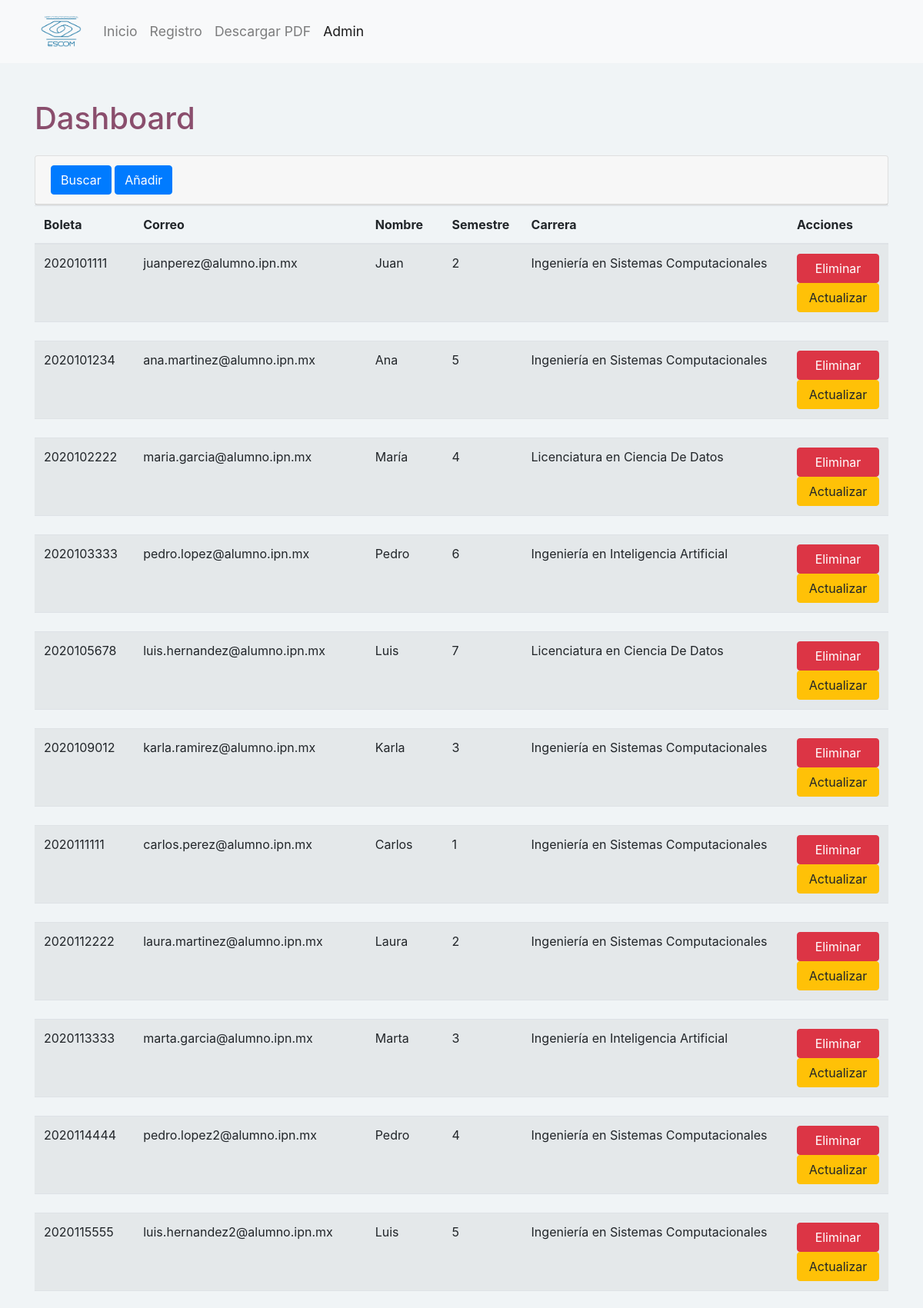
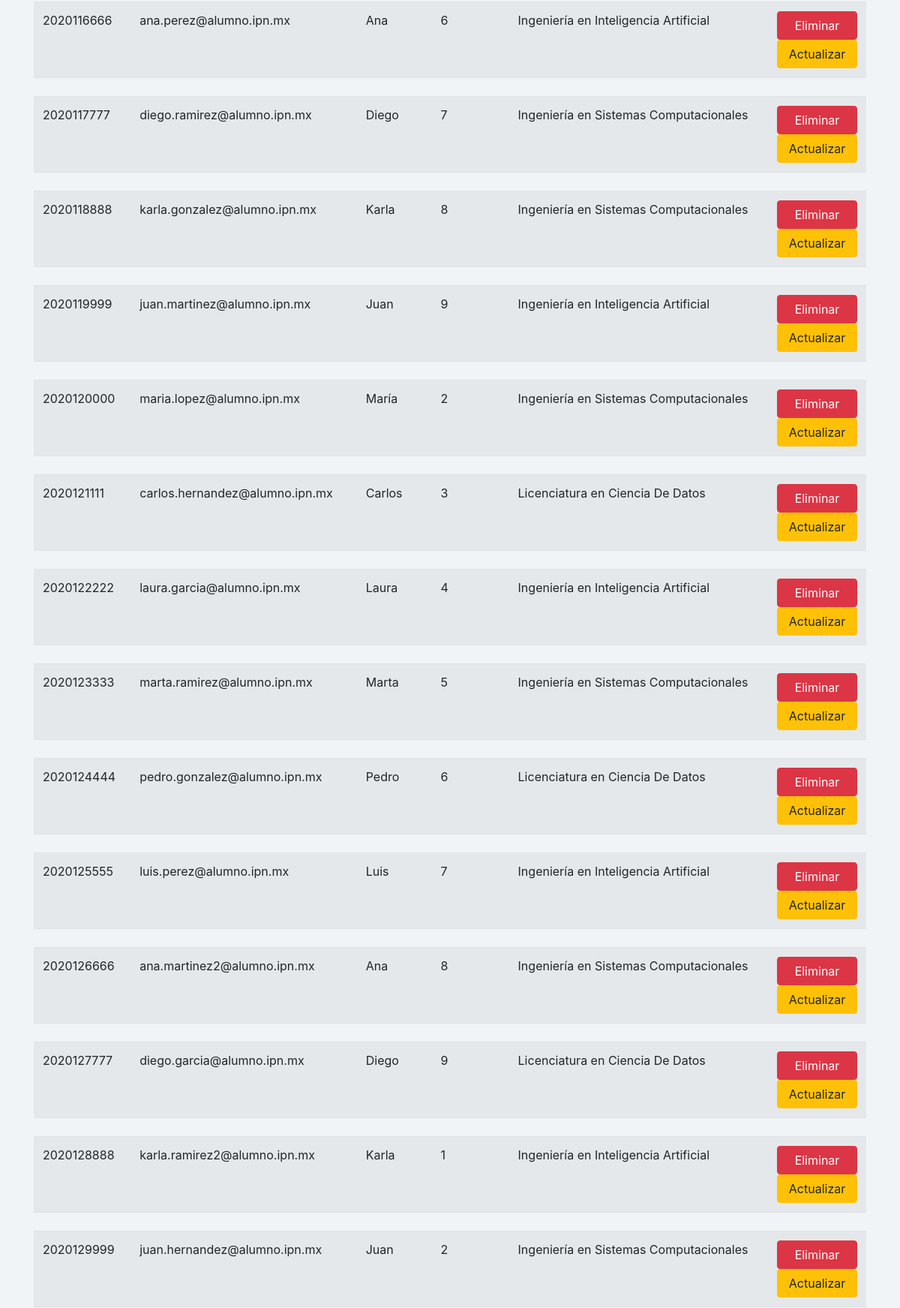
The page /audio/registrodatos_equipo3/php/admin.php (signed in, upper part) on the database its author committed (2 pictures, top to bottom).
### tables this page shows
CREATE TABLE `alumno` (
  `boleta` varchar(10) NOT NULL,
  `nombre` varchar(64) NOT NULL,
  `primerApe` varchar(64) NOT NULL,
  `segundoApe` varchar(64) DEFAULT NULL,
  `telefono` varchar(10) NOT NULL,
  `semestre` int(11) NOT NULL,
  `carrera` varchar(64) NOT NULL,
  `correo_electronico` varchar(64) NOT NULL,
  `contrasena` varchar(32) NOT NULL,
  `tutor_preferido` enum('hombre','mujer') NOT NULL
);

### audio/registrodatos_equipo3/php/admin.php (the view, shortened to what this page needs)
<?php
$host = "localhost";
$db   = "registro_tutorias";
$user = "root";
$pass = "";
$conexion = new mysqli($host, $user, $pass, $db);
$result = $conexion->query("SELECT * FROM alumno");
?>
<!DOCTYPE html>
<html>
<head>
    <link rel="stylesheet" href="../css/bootstrap.min.css">
    <link rel="stylesheet" href="../css/styles.css">
</head>
<body>
    <nav class="navbar navbar-expand-lg navbar-light bg-light">
        <a class="navbar-brand" href="https://www.escom.ipn.mx/" target="_blank">
            <img src="../resources/img/logo_escom.png" alt="ESCOM" height="30" class="d-inline-block align-top">
        </a>
        <div class="collapse navbar-collapse" id="navbarNav">
            <ul class="navbar-nav">
                <li class="nav-item">
                    <a class="nav-link" href="../index.html">Inicio</a>
                </li>
                <li class="nav-item">
                    <a class="nav-link" href="../registro.html">Registro</a>
                </li>
                <li class="nav-item">
                    <a class="nav-link" href="../sesion.html">Descargar PDF</a>
                </li>
                <li class="nav-item active">
                    <a class="nav-link" href="#">Admin</a>
                </li>
            </ul>
        </div>
    </nav>
    <div class="container mt-5">
        <h1 class="mb-4">Dashboard</h1>
        <div class="card">
            <div class="card-header">
                <button class="btn btn-primary" type="button" data-toggle="collapse" data-target="#searchForm" aria-expanded="false" aria-controls="searchForm">Buscar</button>
                <button class="btn btn-primary" type="button" data-toggle="collapse" data-target="#addForm" aria-expanded="false" aria-controls="addForm">Añadir</button>
            </div>
        </div>
        <div class="accordion">
            <div class="table-responsive">
            <table class="table table-striped">
                <thead>
                    <tr>
                        <th>Boleta</th>
                        <th class="d-none d-md-table-cell">Correo</th>
                        <th class="d-none d-lg-table-cell">Nombre</th>
                        <th class="d-none d-lg-table-cell">Semestre</th>
                        <th class="d-none d-xl-table-cell">Carrera</th>
                        <th class="d-none d-md-table-cell">Acciones</th>
                    </tr>
                </thead>
                <tbody>
                    <?php $i = 0; while($row = $result->fetch_assoc()): $i++; ?>
                        <tr>
                            <td><?php echo $row['boleta']; ?></td>
                            <td class="d-none d-md-table-cell"><?php echo $row['correo_electronico']; ?></td>
                            <td class="d-none d-lg-table-cell"><?php echo $row['nombre']; ?></td>
                            <td class="d-none d-lg-table-cell"><?php echo $row['semestre']; ?></td>
                            <td class="d-none d-xl-table-cell"><?php echo $row['carrera']; ?></td>
                            <td>
                                <form method="post" class="d-block">
                                    <button class="btn btn-danger btn-block" type="submit">Eliminar</button>
                                </form>
                            <button class="btn btn-warning btn-block" type="button" data-toggle="collapse" data-target="#collapse<?php echo $i; ?>" aria-expanded="false" aria-controls="collapse<?php echo $i; ?>">Actualizar</button>                            </td>
                        </tr>
                        <tr>
                            <td colspan="6">
                            </td>
                        </tr>
                    <?php endwhile; ?>
                </tbody>
            </table>
        </div>
    </div>
</body>
</html>

### audio/registrodatos_equipo3/css/styles.css (style rules this page uses)
.card { margin-top: 1rem; }
.navbar { padding: 1rem 1rem; }
.navbar-brand img { height: 40px; margin-left: 2rem; }
.nav-link { font-size: 1.1rem; }
body { background-color: rgba(207, 219, 227, 0.300); }

### rows shown on the page
alumno: boleta "2020101111", correo_electronico "juanperez@alumno.ipn.mx", nombre "Juan", semestre "2", carrera "Ingeniería en Sistemas Computacionales"
alumno: boleta "2020101234", correo_electronico "ana.martinez@alumno.ipn.mx", nombre "Ana", semestre "5", carrera "Ingeniería en Sistemas Computacionales"
alumno: boleta "2020102222", correo_electronico "maria.garcia@alumno.ipn.mx", nombre "María", semestre "4", carrera "Licenciatura en Ciencia De Datos"
alumno: boleta "2020103333", correo_electronico "pedro.lopez@alumno.ipn.mx", nombre "Pedro", semestre "6", carrera "Ingeniería en Inteligencia Artificial"
alumno: boleta "2020105678", correo_electronico "luis.hernandez@alumno.ipn.mx", nombre "Luis", semestre "7", carrera "Licenciatura en Ciencia De Datos"
alumno: boleta "2020109012", correo_electronico "karla.ramirez@alumno.ipn.mx", nombre "Karla", semestre "3", carrera "Ingeniería en Sistemas Computacionales"
alumno: boleta "2020111111", correo_electronico "carlos.perez@alumno.ipn.mx", nombre "Carlos", semestre "1", carrera "Ingeniería en Sistemas Computacionales"
alumno: boleta "2020112222", correo_electronico "laura.martinez@alumno.ipn.mx", nombre "Laura", semestre "2", carrera "Ingeniería en Sistemas Computacionales"
alumno: boleta "2020113333", correo_electronico "marta.garcia@alumno.ipn.mx", nombre "Marta", semestre "3", carrera "Ingeniería en Inteligencia Artificial"
alumno: boleta "2020114444", correo_electronico "pedro.lopez2@alumno.ipn.mx", nombre "Pedro", semestre "4", carrera "Ingeniería en Sistemas Computacionales"
alumno: boleta "2020115555", correo_electronico "luis.hernandez2@alumno.ipn.mx", nombre "Luis", semestre "5", carrera "Ingeniería en Sistemas Computacionales"
alumno: boleta "2020116666", correo_electronico "ana.perez@alumno.ipn.mx", nombre "Ana", semestre "6", carrera "Ingeniería en Inteligencia Artificial"
alumno: boleta "2020117777", correo_electronico "diego.ramirez@alumno.ipn.mx", nombre "Diego", semestre "7", carrera "Ingeniería en Sistemas Computacionales"
alumno: boleta "2020118888", correo_electronico "karla.gonzalez@alumno.ipn.mx", nombre "Karla", semestre "8", carrera "Ingeniería en Sistemas Computacionales"
alumno: boleta "2020119999", correo_electronico "juan.martinez@alumno.ipn.mx", nombre "Juan", semestre "9", carrera "Ingeniería en Inteligencia Artificial"
alumno: boleta "2020120000", correo_electronico "maria.lopez@alumno.ipn.mx", nombre "María", semestre "2", carrera "Ingeniería en Sistemas Computacionales"
alumno: boleta "2020121111", correo_electronico "carlos.hernandez@alumno.ipn.mx", nombre "Carlos", semestre "3", carrera "Licenciatura en Ciencia De Datos"
alumno: boleta "2020122222", correo_electronico "laura.garcia@alumno.ipn.mx", nombre "Laura", semestre "4", carrera "Ingeniería en Inteligencia Artificial"
alumno: boleta "2020123333", correo_electronico "marta.ramirez@alumno.ipn.mx", nombre "Marta", semestre "5", carrera "Ingeniería en Sistemas Computacionales"
alumno: boleta "2020124444", correo_electronico "pedro.gonzalez@alumno.ipn.mx", nombre "Pedro", semestre "6", carrera "Licenciatura en Ciencia De Datos"
alumno: boleta "2020125555", correo_electronico "luis.perez@alumno.ipn.mx", nombre "Luis", semestre "7", carrera "Ingeniería en Inteligencia Artificial"
alumno: boleta "2020126666", correo_electronico "ana.martinez2@alumno.ipn.mx", nombre "Ana", semestre "8", carrera "Ingeniería en Sistemas Computacionales"
alumno: boleta "2020127777", correo_electronico "diego.garcia@alumno.ipn.mx", nombre "Diego", semestre "9", carrera "Licenciatura en Ciencia De Datos"
alumno: boleta "2020128888", correo_electronico "karla.ramirez2@alumno.ipn.mx", nombre "Karla", semestre "1", carrera "Ingeniería en Inteligencia Artificial"
alumno: boleta "2020129999", correo_electronico "juan.hernandez@alumno.ipn.mx", nombre "Juan", semestre "2", carrera "Ingeniería en Sistemas Computacionales"
